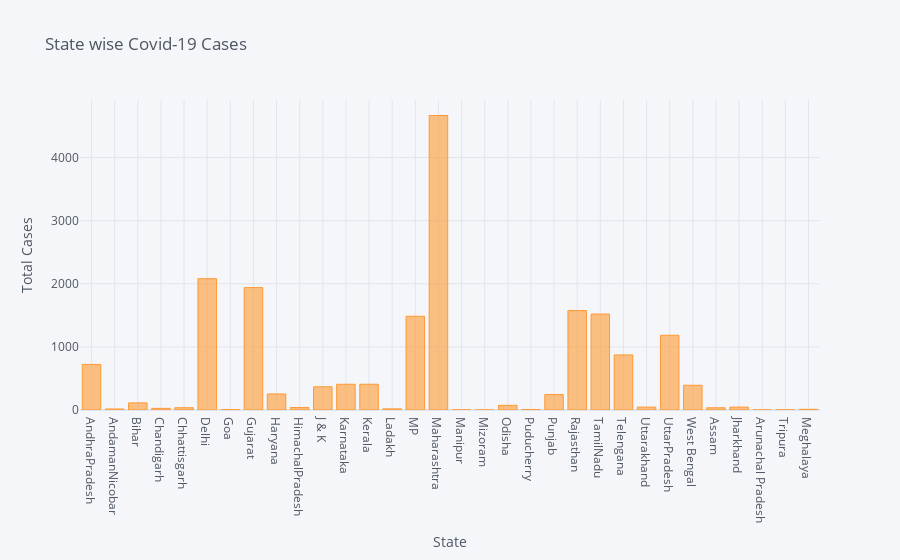

The cell this chart's notebook holds for it:
### Markdown cell above
## Analysis Data in Graph Format

### Code cell
covid_india.iplot(kind='bar',x='STATE NAME',y='TOTAL CONFIRMED',
                  title='State wise Covid-19 Cases',xTitle='State',yTitle='Total Cases')

### Figure 1 — Plotly figure (JSON) as saved in the notebook; plotly's stock layout.template omitted (floating-point values rounded to 4 significant figures)
{"data": [{"marker": {"color": "rgba(255, 153, 51, 0.6)", "line": {"color": "rgba(255, 153, 51, 1.0)", "width": 1}}, "name": "TOTAL CONFIRMED", "orientation": "v", "text": "", "type": "bar", "x": ["AndhraPradesh", "AndamanNicobar", "Bihar", "Chandigarh", "Chhattisgarh", "Delhi", "Goa", "Gujarat", "Haryana", "HimachalPradesh", "J & K", "Karnataka", "Kerala", "Ladakh", "MP", "Maharashtra", "Manipur", "Mizoram", "Odisha", "Puducherry", "Punjab", "Rajasthan", "TamilNadu", "Telengana", "Uttarakhand", "UttarPradesh", "West Bengal", "Assam", "Jharkhand", "Arunachal Pradesh", "Tripura", "Meghalaya"], "y": [722, 16, 113, 26, 36, 2081, 7, 1939, 254, 39, 368, 408, 408, 18, 1485, 4666, 2, 1, 74, 7, 245, 1576, 1520, 873, 46, 1184, 392, 35, 46, 1, 2, 11]}], "layout": {"legend": {"bgcolor": "#F5F6F9", "font": {"color": "#4D5663"}}, "paper_bgcolor": "#F5F6F9", "plot_bgcolor": "#F5F6F9", "title": {"font": {"color": "#4D5663"}, "text": "State wise Covid-19 Cases"}, "xaxis": {"gridcolor": "#E1E5ED", "showgrid": true, "tickfont": {"color": "#4D5663"}, "title": {"font": {"color": "#4D5663"}, "text": "State"}, "zerolinecolor": "#E1E5ED"}, "yaxis": {"gridcolor": "#E1E5ED", "showgrid": true, "tickfont": {"color": "#4D5663"}, "title": {"font": {"color": "#4D5663"}, "text": "Total Cases"}, "zerolinecolor": "#E1E5ED"}}}
